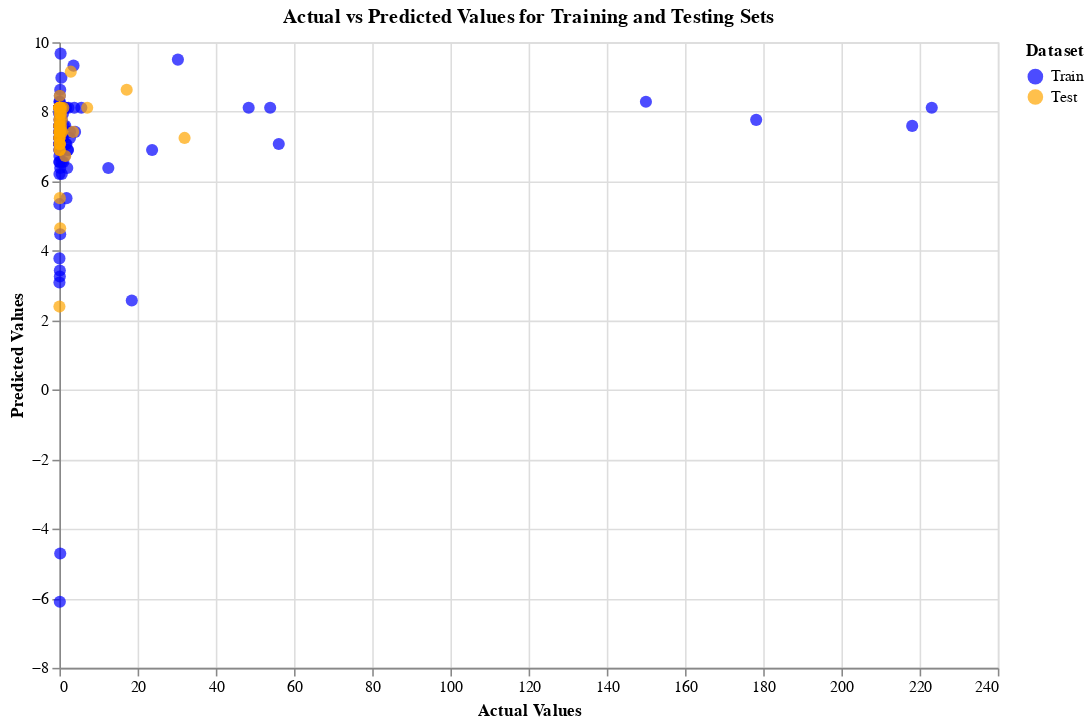

Write notebook code for a chart like this one.
### Markdown cell above
A scatter representing predicted vs. actual values were plotted to visaluze the performance of the model.

### Code cell
actual_vs_predicted = alt.Chart(lr_combined_data).mark_circle(size=60, opacity=0.7).encode(
    x=alt.X('played_hours', title='Actual Values'),
    y=alt.Y('predicted', title='Predicted Values'),
    color=alt.Color('set', scale=alt.Scale(domain=['Train', 'Test'], range=['blue', 'orange']), title='Dataset'),
    tooltip=['played_hours', 'predicted', 'set']
).properties(
    title='Actual vs Predicted Values for Training and Testing Sets',
    width=600,
    height=400
)

actual_vs_predicted

### Figure 1 — Vega-Lite specification as saved in the notebook (floating-point values rounded to 4 significant figures; data arrays with more than 128 entries replaced by an {"elided": "..."} marker saying what was removed)
{"config": {"view": {"continuousWidth": 300, "continuousHeight": 300}}, "data": {"name": "data-19968701e1b2838eaf854cc1406ac2b1"}, "mark": {"type": "circle", "opacity": 0.7, "size": 60}, "encoding": {"color": {"field": "set", "scale": {"domain": ["Train", "Test"], "range": ["blue", "orange"]}, "title": "Dataset", "type": "nominal"}, "tooltip": [{"field": "played_hours", "type": "quantitative"}, {"field": "predicted", "type": "quantitative"}, {"field": "set", "type": "nominal"}], "x": {"field": "played_hours", "title": "Actual Values", "type": "quantitative"}, "y": {"field": "predicted", "title": "Predicted Values", "type": "quantitative"}}, "height": 400, "title": "Actual vs Predicted Values for Training and Testing Sets", "width": 600, "$schema": "https://vega.github.io/schema/vega-lite/v5.20.1.json", "datasets": {"data-19968701e1b2838eaf854cc1406ac2b1": {"elided": "196 records"}}}
